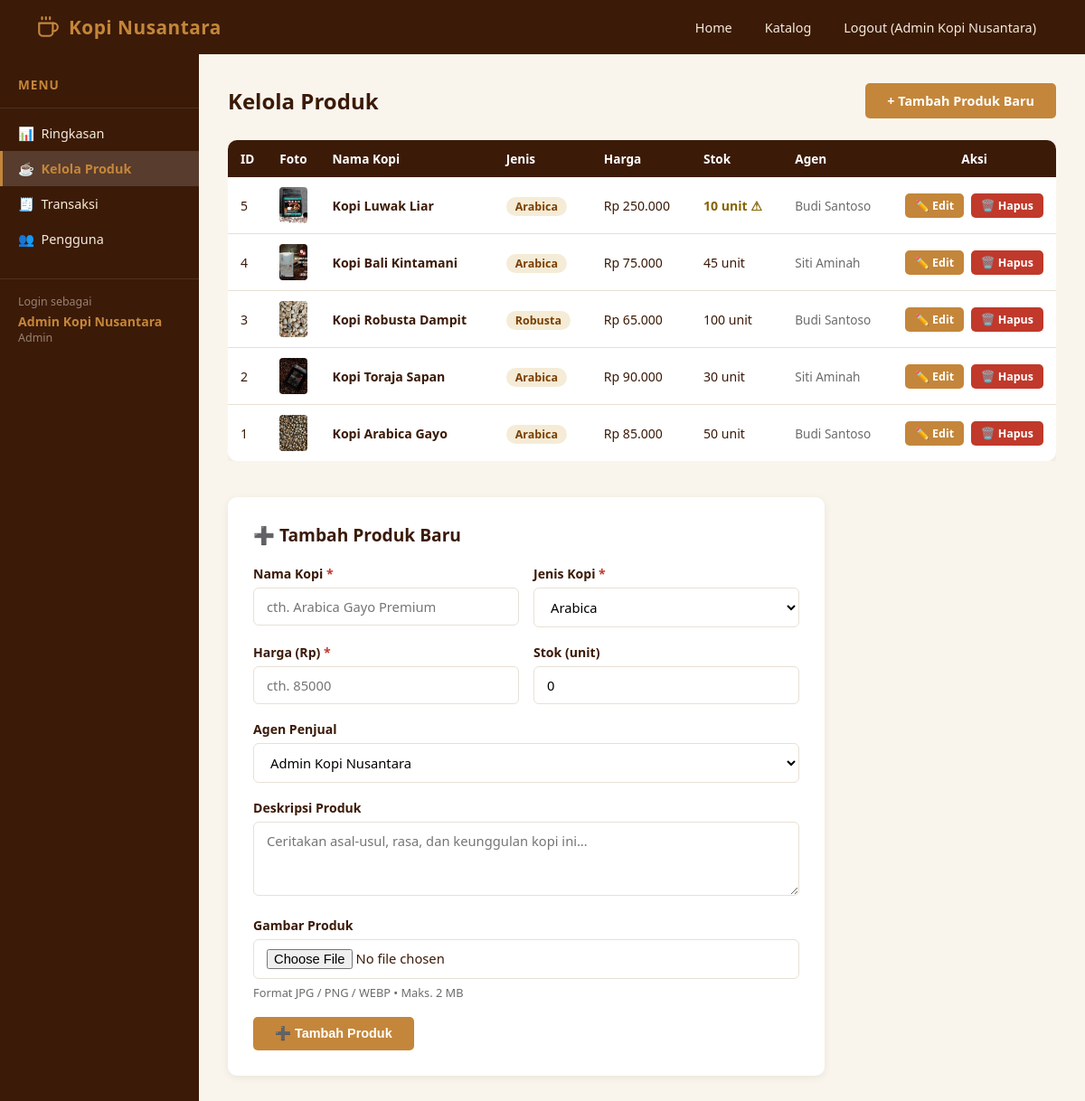
The app's page /dashboard/produk.php (signed in) with its own data.
### tables this page shows
CREATE TABLE IF NOT EXISTS produk (
    id_produk    INT(11)      NOT NULL AUTO_INCREMENT,
    id_agen      INT(11)      NOT NULL,
    nama_kopi    VARCHAR(100) NOT NULL,
    jenis_kopi   VARCHAR(50)  NOT NULL,
    deskripsi    TEXT,
    harga        INT(11)      NOT NULL,
    stok         INT(11)      NOT NULL DEFAULT 0,
    gambar_produk VARCHAR(255),
    PRIMARY KEY (id_produk),
    FOREIGN KEY (id_agen) REFERENCES users(id_user) ON DELETE CASCADE ON UPDATE CASCADE
);

CREATE TABLE IF NOT EXISTS users (
    id_user      INT(11)      NOT NULL AUTO_INCREMENT,
    nama_lengkap VARCHAR(100) NOT NULL,
    email        VARCHAR(100) NOT NULL UNIQUE,
    password     VARCHAR(255) NOT NULL,
    role         ENUM('admin','agen','pembeli') NOT NULL DEFAULT 'pembeli',
    no_hp        VARCHAR(15),
    alamat       TEXT,
    PRIMARY KEY (id_user)
);

### includes/session.php (called while the page is built, shortened)
<?php
function getRole() {
    return $_SESSION['role'] ?? null;
}

### dashboard/produk.php (the view, shortened to what this page needs)
<?php
require_once __DIR__ . '/../config/db.php';
require_once __DIR__ . '/header.php';
$edit_data = null;
function formatRupiah($angka) {
    return 'Rp ' . number_format($angka, 0, ',', '.');
}
function gambarDir()  { return __DIR__ . '/../uploads/produk/'; }
function gambarPath($f) { return gambarDir() . $f; }
function gambarUrl($f)  { return BASE_URL . '/uploads/produk/' . htmlspecialchars($f); }
$produk_list = $conn->query(
    "SELECT p.*, u.nama_lengkap AS nama_agen
     FROM produk p LEFT JOIN users u ON p.id_agen=u.id_user
     ORDER BY p.id_produk DESC"
);
$agen_list = $conn->query(
    "SELECT id_user, nama_lengkap FROM users WHERE role IN ('agen','admin') ORDER BY nama_lengkap ASC"
);
?>
<div style="display:flex;align-items:center;justify-content:space-between;margin-bottom:24px;flex-wrap:wrap;gap:12px;">
    <h1 style="margin:0;">Kelola Produk</h1>
    <?php if (!$edit_data): ?>
        <a href="#form-produk" class="btn btn-primary">+ Tambah Produk Baru</a>
    <?php endif; ?>
</div>
<div style="overflow-x:auto; margin-bottom:40px;">
<table class="data-table">
    <thead>
        <tr>
            <th style="width:40px;">ID</th>
            <th style="width:56px;">Foto</th>
            <th>Nama Kopi</th>
            <th>Jenis</th>
            <th>Harga</th>
            <th>Stok</th>
            <th>Agen</th>
            <th style="width:145px;text-align:center;">Aksi</th>
        </tr>
    </thead>
    <tbody>
        <?php while ($p = $produk_list->fetch_assoc()): ?>
        <tr <?= ($edit_data && ($edit_data['id_produk'] ?? 0) == $p['id_produk']) ? 'style="background:#fff8ee;"' : '' ?>>
            <td><?= $p['id_produk'] ?></td>
            <td>
                <?php if (!empty($p['gambar_produk']) && file_exists(gambarPath($p['gambar_produk']))): ?>
                    <img src="<?= gambarUrl($p['gambar_produk']) ?>"
                         class="produk-thumb" alt="<?= htmlspecialchars($p['nama_kopi']) ?>">
                <?php endif; ?>
            </td>
            <td style="font-weight:600;"><?= htmlspecialchars($p['nama_kopi']) ?></td>
            <td>
                <span style="background:var(--krem);color:var(--coklat-mid);padding:2px 10px;
                             border-radius:20px;font-size:0.78rem;font-weight:600;">
                    <?= htmlspecialchars($p['jenis_kopi']) ?>
                </span>
            </td>
            <td><?= formatRupiah($p['harga']) ?></td>
            <td>
                <?php if ($p['stok'] == 0): ?>
                    <span style="color:var(--merah);font-weight:700;">Habis</span>
                <?php elseif ($p['stok'] <= 10): ?>
                    <span style="color:#856404;font-weight:600;"><?= $p['stok'] ?> unit ⚠</span>
                <?php else: ?>
                    <?= $p['stok'] ?> unit
                <?php endif; ?>
            </td>
            <td style="color:var(--abu);font-size:0.85rem;">
                <?= htmlspecialchars($p['nama_agen'] ?? '-') ?>
            </td>
            <td style="text-align:center;white-space:nowrap;">
                <a href="produk.php?edit=<?= $p['id_produk'] ?>#form-produk"
                   class="btn btn-primary"
                   style="font-size:0.78rem;padding:5px 11px;">
                    ✏️ Edit
                </a>
                <a href="produk.php?hapus=<?= $p['id_produk'] ?>"
                   class="btn btn-danger"
                   style="font-size:0.78rem;padding:5px 11px;margin-left:4px;"
                   onclick="return confirm('Hapus produk «<?= addslashes(htmlspecialchars($p['nama_kopi'])) ?>»?\nFoto juga akan ikut dihapus.')">
                    🗑️ Hapus
                </a>
            </td>
        </tr>
        <?php endwhile; ?>
    </tbody>
</table>
</div>
<div class="dash-form" id="form-produk" style="max-width:660px;">
    <h2 style="margin-bottom:20px;">
        <?= $edit_data ? '✏️ Edit Produk' : '➕ Tambah Produk Baru' ?>
    </h2>
    <form method="POST" enctype="multipart/form-data">
        <div class="form-row">
            <div class="form-group">
                <label>Nama Kopi <span style="color:var(--merah)">*</span></label>
                <input type="text" name="nama_kopi"
                       placeholder="cth. Arabica Gayo Premium"
                       value="<?= htmlspecialchars($edit_data['nama_kopi'] ?? '') ?>"
                       required>
            </div>
            <div class="form-group">
                <label>Jenis Kopi <span style="color:var(--merah)">*</span></label>
                <select name="jenis_kopi">
                    <?php foreach (['Arabica','Robusta','Liberika','Excelsa','Blend'] as $j): ?>
                        <option value="<?= $j ?>"
                            <?= ($edit_data['jenis_kopi'] ?? 'Arabica') === $j ? 'selected' : '' ?>>
                            <?= $j ?>
                        </option>
                    <?php endforeach; ?>
                </select>
            </div>
        </div>
        <div class="form-row">
            <div class="form-group">
                <label>Harga (Rp) <span style="color:var(--merah)">*</span></label>
                <input type="number" name="harga" min="1"
                       placeholder="cth. 85000"
                       value="<?= $edit_data['harga'] ?? '' ?>"
                       required>
            </div>
            <div class="form-group">
                <label>Stok (unit)</label>
                <input type="number" name="stok" min="0"
                       placeholder="0"
                       value="<?= $edit_data['stok'] ?? 0 ?>"
                       required>
            </div>
        </div>
        <?php if (getRole() === 'admin'): ?>
        <div class="form-group">
            <label>Agen Penjual</label>
            <select name="id_agen">
                <?php $agen_list->data_seek(0); while ($a = $agen_list->fetch_assoc()): ?>
                    <option value="<?= $a['id_user'] ?>"
                        <?= ($edit_data['id_agen'] ?? $_SESSION['user_id']) == $a['id_user'] ? 'selected' : '' ?>>
                        <?= htmlspecialchars($a['nama_lengkap']) ?>
                    </option>
                <?php endwhile; ?>
            </select>
        </div>
        <?php endif; ?>
        <div class="form-group">
            <label>Deskripsi Produk</label>
            <textarea name="deskripsi" rows="3"
                      placeholder="Ceritakan asal-usul, rasa, dan keunggulan kopi ini…"
                      style="resize:vertical;"><?= htmlspecialchars($edit_data['deskripsi'] ?? '') ?></textarea>
        </div>
        <div class="form-group">
            <label>
                Gambar Produk
            </label>
            <input type="file" name="gambar_produk" id="inp-gambar"
                   accept="image/jpeg,image/png,image/webp"
                   style="display:block;margin-bottom:6px;">
            <div class="text-muted" style="margin-top:6px;font-size:0.8rem;">
                Format JPG / PNG / WEBP &bull; Maks. 2 MB
            </div>
        </div>
        <div style="display:flex;gap:12px;margin-top:8px;">
            <button type="submit" class="btn btn-primary">
                <?= !empty($edit_data['id_produk']) ? '💾 Simpan Perubahan' : '➕ Tambah Produk' ?>
            </button>
        </div>
    </form>
</div>
<?php require_once __DIR__ . '/footer.php'; ?>

### assets/css/style.css (style rules this page uses)
*, *::before, *::after { box-sizing: border-box; margin: 0; padding: 0; }
:root { --coklat-tua: #3B1A08; --coklat-mid: #7B3F00; --coklat-muda: #C4863A; --krem: #F5ECD7; --krem-muda: #FAF5EC; --putih: #FFFFFF; --abu: #6B6B6B; --abu-muda: #E8E0D5; --merah: #C0392B; --hijau: #27AE60; --font: 'Segoe UI', Tahoma, Geneva, Verdana, sans-serif; }
body { font-family: var(--font); background: var(--krem-muda); color: var(--coklat-tua); min-height: 100vh; display: flex; flex-direction: column; }
a { text-decoration: none; color: inherit; }
img { max-width: 100%; display: block; }
.btn { display: inline-block; padding: 10px 24px; border-radius: 5px; font-size: 0.9rem; font-weight: 600; cursor: pointer; border: none; transition: opacity 0.2s, transform 0.1s; }
.btn-primary { background: var(--coklat-muda); color: var(--putih); }
.btn-danger { background: var(--merah); color: var(--putih); }
.form-group { margin-bottom: 18px; }
.form-group label { display: block; font-size: 0.88rem; font-weight: 600; color: var(--coklat-tua); margin-bottom: 6px; }
.form-group input, .form-group select, .form-group textarea { width: 100%; padding: 10px 14px; border: 1.5px solid var(--abu-muda); border-radius: 6px; font-size: 0.92rem; font-family: var(--font); background: var(--putih); transition: border-color 0.2s; }
.dash-content h1 { font-size: 1.5rem; margin-bottom: 24px; color: var(--coklat-tua); }
.data-table { width: 100%; border-collapse: collapse; background: var(--putih); border-radius: 10px; overflow: hidden; box-shadow: 0 2px 8px rgba(0,0,0,0.07); }
.data-table th { background: var(--coklat-tua); color: var(--putih); padding: 11px 14px; text-align: left; font-size: 0.85rem; }
.data-table td { padding: 11px 14px; border-bottom: 1px solid var(--abu-muda); font-size: 0.88rem; vertical-align: middle; }
.data-table tr:last-child td { border-bottom: none; }
.produk-thumb { width: 48px; height: 40px; object-fit: cover; border-radius: 4px; background: var(--abu-muda); }
.dash-form { background: var(--putih); padding: 28px; border-radius: 10px; box-shadow: 0 2px 8px rgba(0,0,0,0.07); max-width: 600px; }
.dash-form h2 { font-size: 1.2rem; margin-bottom: 20px; color: var(--coklat-tua); }
.form-row { display: grid; grid-template-columns: 1fr 1fr; gap: 16px; }
.text-muted { color: var(--abu); font-size: 0.88rem; }

### records on screen
produk: id_produk "5", gambar_produk (picture), nama_kopi "Kopi Luwak Liar", jenis_kopi "Arabica", harga "Rp 250.000", stok "10", id_agen.nama_lengkap "Budi Santoso"
produk: id_produk "4", gambar_produk (picture), nama_kopi "Kopi Bali Kintamani", jenis_kopi "Arabica", harga "Rp 75.000", stok "45", id_agen.nama_lengkap "Siti Aminah"
produk: id_produk "3", gambar_produk (picture), nama_kopi "Kopi Robusta Dampit", jenis_kopi "Robusta", harga "Rp 65.000", stok "100", id_agen.nama_lengkap "Budi Santoso"
produk: id_produk "2", gambar_produk (picture), nama_kopi "Kopi Toraja Sapan", jenis_kopi "Arabica", harga "Rp 90.000", stok "30", id_agen.nama_lengkap "Siti Aminah"
produk: id_produk "1", gambar_produk (picture), nama_kopi "Kopi Arabica Gayo", jenis_kopi "Arabica", harga "Rp 85.000", stok "50", id_agen.nama_lengkap "Budi Santoso"

### other values on screen
$_SESSION['nama'] "Admin Kopi Nusantara"
getRole() "Admin"
form field jenis_kopi "Arabica"
form field id_agen "Admin Kopi Nusantara"
